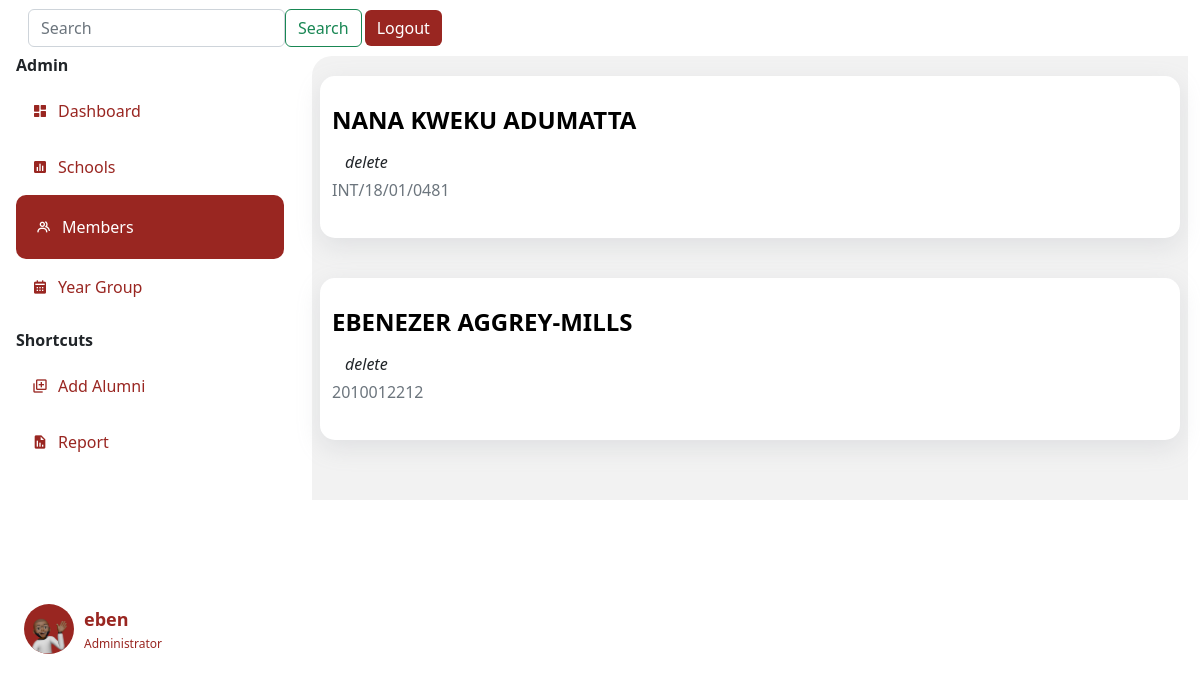
The app's page /list (signed in) with its own data.
### app.py (models this page shows)
class Person(db.Model, UserMixin):
    id= db.Column(db.Integer, primary_key=True)
    name= db.Column(db.String(200), nullable=True)
    yearCompleted= db.Column(db.String(200), nullable=True)
    nationality= db.Column(db.String(200), nullable=True)
    contact= db.Column(db.Integer(), nullable=True)
    email= db.Column(db.String(200), nullable=True)
    faculty= db.Column(db.String(200), nullable=True)
    hallofresidence= db.Column(db.String(200), nullable=True)
    password= db.Column(db.String(20))
    email= db.Column(db.String(20), nullable=True)
    phone= db.Column(db.String(10), nullable=True )
    def __repr__(self):
        return f"Person('{self.id}', {self.name}', {self.yearCompleted})"

class User(db.Model,UserMixin):
    id= db.Column(db.Integer, primary_key=True)
    fullname= db.Column(db.String()  )
    indexnumber= db.Column(db.Integer())
    gender= db.Column(db.String()    )
    school= db.Column(db.String()    )
    department= db.Column(db.String()    )
    program= db.Column(db.String()   )
    completed= db.Column(db.Integer()     )
    admitted= db.Column(db.Integer()  )
    email= db.Column(db.String()     )
    telephone= db.Column(db.Integer()     )
    hall= db.Column(db.String()  )
    nationality= db.Column(db.String()   )
    address= db.Column(db.String()   )
    work= db.Column(db.String()  )
    guardian= db.Column(db.String()  )
    kin= db.Column(db.String()   )
    relationship= db.Column(db.String()  )
    marital= db.Column(db.String()   )
    health= db.Column(db.String()    )
    extra= db.Column(db.String()     )
    image_file = db.Column(db.String(20))

### app.py (the view)
@app.route('/list', methods=['GET', 'POST'])
@login_required
def lists():
    print("Fetching all")
    users=User.query.order_by(User.id.desc()).all()
    print(users)
    print(current_user)
    return render_template("list.html", users=users, current_user=current_user, title="list")

### forms.py
class Search(FlaskForm):
    searched = StringField('Searched', validators=[DataRequired()])
    submit = SubmitField('Search')

### app.py (called while the page is built)
@login_manager.user_loader
def load_user(user_id):
    return Person.query.get(int(user_id))

@app.context_processor
def base():
    form=Search()
    return dict(form=form)

### templates/list.html
{% extends 'layout.html' %}
{% block body %}
<div class="row">
    {%for user in users%}
      <div class="department-item" data-aos="fade-down-left">
        <a href="{{url_for("list", userid=user.id)}}" style="text-decoration: none; color: #992621;">
          <h4 class="names"><b> {{user.fullname}}</h4><a href="/delete/{{user.id}}"class="btn"><i class="fa fa-trash" aria-hidden="true">delete</i>  </i></a></b>
          <h6 class="text-muted">{{user.indexnumber}}</h6>
      </a>
      </div>
    {% endfor %}
  </div>
    </div>
{% endblock body %}

### templates/layout.html (shortened to what this page needs)
<!doctype html>
<html lang="en">
  <head>
    <link rel="stylesheet" type="text/css" href="{{ url_for('static', filename='css/newstyle.css')}}">
    <link href="https://unpkg.com/aos@2.3.1/dist/aos.css" rel="stylesheet">
    <link href='https://unpkg.com/boxicons@2.1.2/css/boxicons.min.css' rel='stylesheet'>
    <link href="https://cdn.jsdelivr.net/npm/bootstrap@5.2.1/dist/css/bootstrap.min.css" rel="stylesheet">
  </head>
  <body>
      <nav class="navbar navbar-expand-lg sticky-top" style="background: #fff; ">
        <div class="container-fluid">
          <div class="collapse navbar-collapse me-2" id="navbarSupportedContent" style="width: 100%;">
            <form class="d-flex " role="search" method='POST' action='{{url_for('search')}}' >
              <input class="form-control " type="search" name='searched' placeholder="Search" aria-label="Search">
              <button class="btn btn-outline-success" type="submit">Search</button>
                </form>
            <button class="btn" style="color: #fff; background: #992621; border: none; margin-left: 3px;" type="logout">
              <a href="{{url_for('logout')}}" style="text-decoration: none; color: #fff;">Logout</a>
            </button>
          </div>
        </div>
      </nav>
      <div class="container-fluid" >
        <div class="row" >
            <div class="col-3 px-1 position-fixed" id="sticky-sidebar">
              <div class="container" >
                  <div class="side-menu">
                    <h6 class="divider"><b>Admin </b></h6>
                    {% if title == 'dashboard' %}
                    <div class="side-nav-button-active">
                      <i class='bx bxs-dashboard icon'></i>
                      <a href="/dashboard" class="side-nav-button-text">Dashboard</a>
                    </div>
                    {% else %}
                    <div class="side-nav-button">
                      <i class='bx bxs-dashboard icon'></i>
                      <a href="/dashboard" class="side-nav-button-text">Dashboard</a>
                    </div>
                    {% endif %}
                    {% if title == "newschools" %}
                    <div class="side-nav-button-active">
                      <i class='bx bxs-bar-chart-square icon'></i>
                      <a href="/newschools" class="side-nav-button-text">Schools</a>
                    </div>
                    {% else %}
                    <div class="side-nav-button">
                      <i class='bx bxs-bar-chart-square icon'></i>
                      <a href="/newschools" class="side-nav-button-text">Schools</a>
                    </div>
                    {% endif %}
                    {% if title == "list" %}
                    <div class="side-nav-button-active">
                      <i class='bx bx-group icon' ></i>
                      <a href="/list" class="side-nav-button-text">Members</a>
                    </div>
                    {% else %}
                    <div class="side-nav-button">
                      <i class='bx bx-group icon' ></i>
                      <a href="/list" class="side-nav-button-text">Members</a>
                    </div>
                    {% endif %}
                    {% if title == "year" %}
                    <div class="side-nav-button-active">
                      <i class='bx bxs-calendar icon' ></i>
                      <a href="/year" class="side-nav-button-text">Year Group</a>
                    </div>
                    {% else %}
                    <div class="side-nav-button">
                      <i class='bx bxs-calendar icon' ></i>
                      <a href="/year" class="side-nav-button-text">Year Group</a>
                    </div>
                    {% endif %}
                  </div>
                  <div class="side-menu">
                    <h6 class="divider" style="margin-top: 2vh;"><b>Shortcuts</b> </h6>
                    {% if title == "addalumni" %}
                      <div class="side-nav-button-active">
                        <i class='bx bx-add-to-queue icon' ></i>
                        <a href="/addalumni" class="side-nav-button-text">Add Alumni</a>
                      </div>
                      {% else %}
                      <div class="side-nav-button">
                        <i class='bx bx-add-to-queue icon' ></i>
                        <a href="/addalumni" class="side-nav-button-text">Add Alumni</a>
                      </div>
                    {% endif %}
                    {% if title == "newreport" %}
                    <div class="side-nav-button-active">
                      <i class='bx bxs-report icon' ></i>
                      <a href="/newreport" class="side-nav-button-text">Report</a>
                    </div>
                    {% else %}
                    <div class="side-nav-button">
                      <i class='bx bxs-report icon' ></i>
                      <a href="/newreport" class="side-nav-button-text">Report</a>
                    </div>
                    {% endif %}
                  </div>
                  <div class="profile-details" style=" bottom: 0; padding-top: 50%;">
                    <div class="elipse" style="background: #992621; border-radius: 50%;">
                      <img src="static/img/memoji.png" alt="" width="100%" >
                    </div>
                    <div class="profile-info" style="padding-left: 10px;">
                      <div class="profile-name"><b>{{current_user.name}}</b> </div>
                      <div class="title">Administrator</div>
                    </div>
                  </div>
        </div>
            </div>
            <div class="col offset-3" id="main">
              <div class="container" style="background-color: #f2f2f2; padding: 20px; border-radius: 20px 0 0 0;">
              {% block body %}
              {% endblock%}
              </div>
            </div>
        </div>
</body>
</html>

### static/css/newstyle.css (style rules this page uses)
body { background: #f2f2f2; }
.side-nav-button { padding: 16px; background-color: #fff; border-radius: 10px; color: #992621; display: flex; align-items: center; }
h4 { color: black; }
.side-nav-button-text { margin: 0; padding-left: 10px; }
.side-nav-button-active { padding: 20px; background-color: #992621; border-radius: 10px; color: #fff; display: flex; align-items: center; }
.side-nav-button a { text-decoration: none; color: #992621; }
.side-nav-button-active a { text-decoration: none; color: #fff; }
.department-item { background-color: #fff; padding: 30px; border-radius: 15px; color: #fff; margin: 0; box-shadow: rgba(149, 157, 165, 0.2) 0px 8px 24px; margin-bottom: 5vh; justify-content: space-between; }
.profile-details { border-radius: 10px; padding: 8px; display: flex; align-items: center; }
.elipse img { width: 50px; height: 50px; border-radius: 50%; }
.profile-name { color: #992621; font-size: 18px; font-weight: 500; margin-bottom: 2px; }
.title { font-size: 12px; color: #992621; font-weight: 400; }
.names { text-transform: uppercase; color: black; }

### records on screen
Person: name "eben"
User: fullname "NANA KWEKU ADUMATTA", indexnumber "INT/18/01/0481"
User: fullname "EBENEZER AGGREY-MILLS", indexnumber "2010012212"
